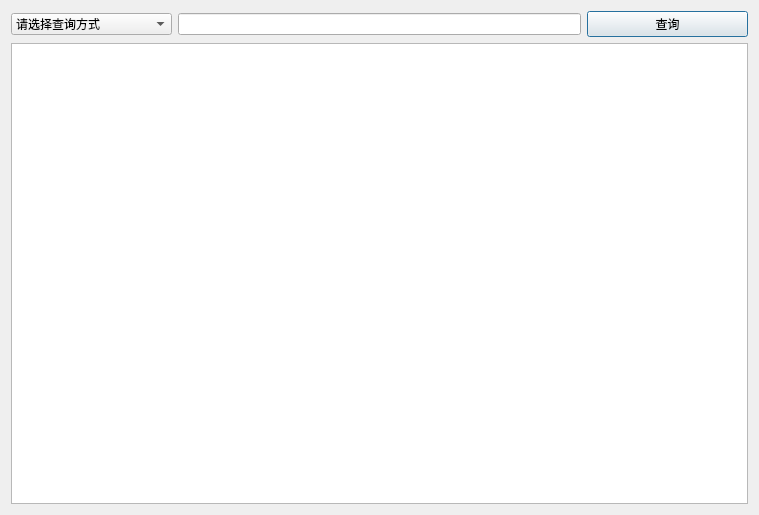
<?xml version="1.0" encoding="UTF-8"?>
<ui version="4.0">
 <class>query_goods</class>
 <widget class="QDialog" name="query_goods">
  <property name="geometry">
   <rect>
    <x>0</x>
    <y>0</y>
    <width>759</width>
    <height>515</height>
   </rect>
  </property>
  <property name="windowTitle">
   <string>Dialog</string>
  </property>
  <layout class="QVBoxLayout" name="verticalLayout">
   <item>
    <layout class="QHBoxLayout" name="horizontalLayout" stretch="2,5,2">
     <item>
      <widget class="QComboBox" name="cbb_method">
       <property name="styleSheet">
        <string notr="true">font: 10pt &quot;宋体&quot;;</string>
       </property>
       <item>
        <property name="text">
         <string>请选择查询方式</string>
        </property>
       </item>
       <item>
        <property name="text">
         <string>按名称查询</string>
        </property>
       </item>
       <item>
        <property name="text">
         <string>按类别查询</string>
        </property>
       </item>
       <item>
        <property name="text">
         <string>按厂家查询</string>
        </property>
       </item>
      </widget>
     </item>
     <item>
      <widget class="QLineEdit" name="le_cnt"/>
     </item>
     <item>
      <widget class="QPushButton" name="btn_query">
       <property name="text">
        <string>查询</string>
       </property>
      </widget>
     </item>
    </layout>
   </item>
   <item>
    <widget class="QTableView" name="tableView"/>
   </item>
  </layout>
 </widget>
 <resources/>
 <connections/>
</ui>
